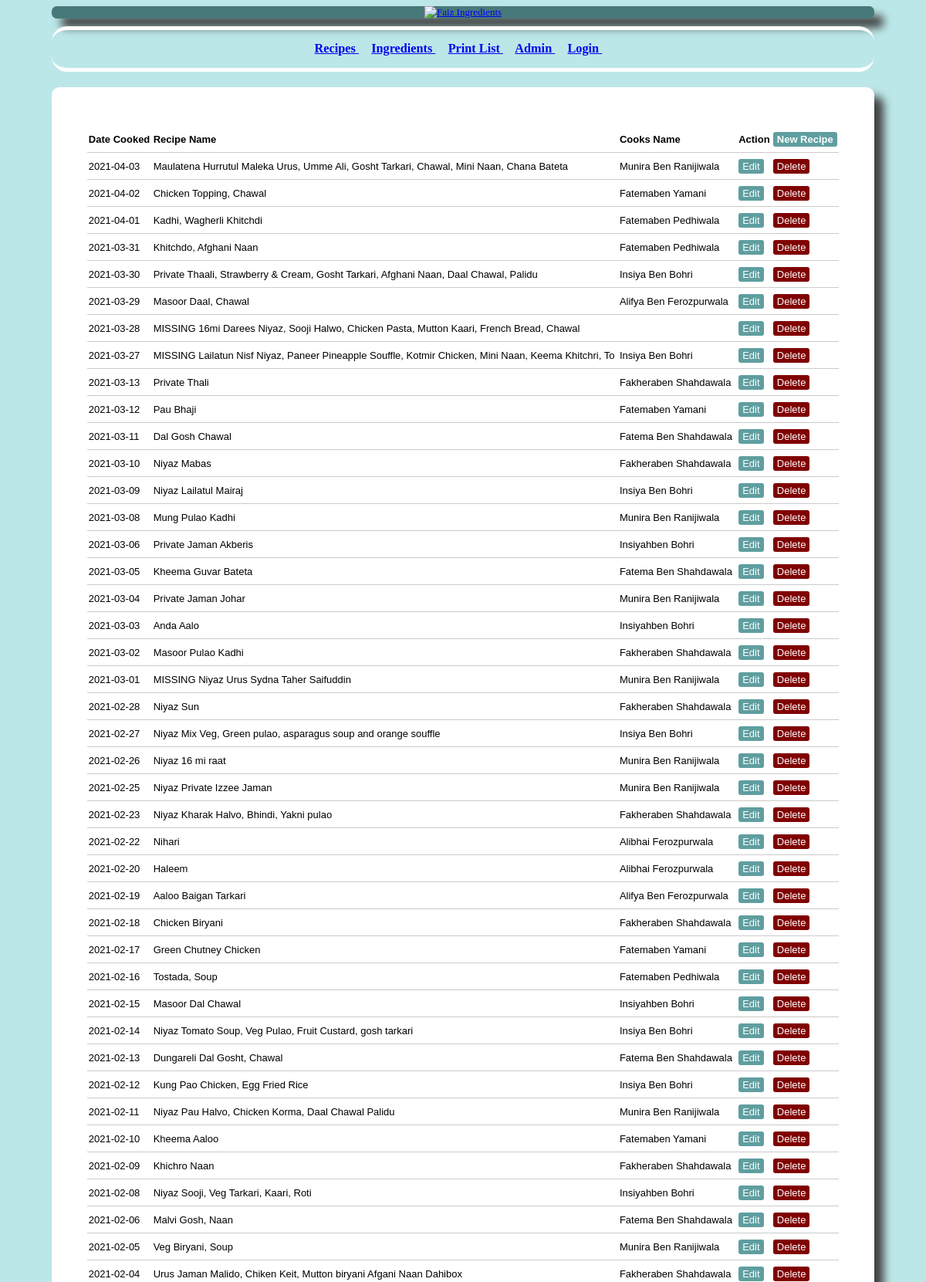
The app's page /recipe_list.php (upper part) with its own data.
### tables this page shows
CREATE TABLE `recipe_master` (
  `recipe_id` int(11) NOT NULL,
  `recipe_name` varchar(100) NOT NULL,
  `cook_name` varchar(30) NOT NULL,
  `date_cooked` date NOT NULL,
  `no_of_people` int(11) NOT NULL,
  `food_type` varchar(30) NOT NULL,
  `is_public` varchar(1) NOT NULL,
  `comments` varchar(300) NOT NULL,
  `time_added` datetime NOT NULL DEFAULT CURRENT_TIMESTAMP,
  `time_updated` datetime NOT NULL DEFAULT CURRENT_TIMESTAMP,
  `cook_id` int(11) NOT NULL
);

### recipe.php (called while the page is built, shortened)
<?php
	require_once('./mysqli_connect.php');
	$results = mysqli_query($dbc, "Select * from recipe_master order by date_cooked desc, cook_name ");
 ?>

### recipe_list.php (the view, shortened to what this page needs)
<?php
	require ("header.php");
	include('./recipe.php');
?>
<table>
	<thead>
		<tr>
			<th>Date Cooked</th>
			<th>Recipe Name</th>
			<th>Cooks Name</th>
			<th >Action</th>
			<th><a class="edit_btn" href="recipe_master.php ?>">New Recipe </a></th>
		</tr>
	</thead>
	<tbody>
		<?php while ($row = mysqli_fetch_array($results)){ ?>
			<tr>
				<td><?php echo $row['date_cooked']; ?></td>
				<td><?php echo $row['recipe_name']; ?> </td>
				<td><?php echo $row['cook_name']; ?></td>
				<td>
					<a class="edit_btn" href="recipe_master.php?edit=<?php echo $row['recipe_id']; ?>">Edit</a>
				</td>
				<td>
					<a class="del_btn" href="recipe.php?del=<?php echo $row['recipe_id']; ?>">Delete</a>
				</td>
			</tr>
		<?php } ?>
	</tbody>
</table>
<?php
	require ("footer.php");
?>

### style.css (style rules this page uses)
body { background-color: #bce7e8; }
table { width: 70%; margin: 30px auto; border-collapse: collapse; text-align: left; }
tr { border-bottom: 1px solid #cbcbcb; }
th, td { border: none; height: 30px; padding: 2px; }
.edit_btn { text-decoration: none; padding: 2px 5px; background: #5F9EA0; color: white; border-radius: 3px; }
.del_btn { text-decoration: none; padding: 2px 5px; color: white; border-radius: 3px; background: #800000; }
@media only screen and (min-width: 468px) { table { width: 90%; } }
@media only screen and (min-width: 700px) { body { font-size: 13px; } }
@media only screen and (min-width: 700px) { table { width: 95%; } }

### records on screen
recipe_master: date_cooked "2021-04-03", recipe_name "Maulatena Hurrutul Maleka Urus, Umme Ali, Gosht Tarkari, Chawal, Mini Naan, Chana Bateta", cook_name "Munira Ben Ranijiwala"
recipe_master: date_cooked "2021-04-02", recipe_name "Chicken Topping, Chawal", cook_name "Fatemaben Yamani"
recipe_master: date_cooked "2021-04-01", recipe_name "Kadhi, Wagherli Khitchdi", cook_name "Fatemaben Pedhiwala"
recipe_master: date_cooked "2021-03-31", recipe_name "Khitchdo, Afghani Naan", cook_name "Fatemaben Pedhiwala"
recipe_master: date_cooked "2021-03-30", recipe_name "Private Thaali, Strawberry & Cream, Gosht Tarkari, Afghani Naan, Daal Chawal, Palidu", cook_name "Insiya Ben Bohri"
recipe_master: date_cooked "2021-03-29", recipe_name "Masoor Daal, Chawal", cook_name "Alifya Ben Ferozpurwala"
recipe_master: date_cooked "2021-03-28", recipe_name "MISSING 16mi Darees Niyaz, Sooji Halwo, Chicken Pasta, Mutton Kaari, French Bread, Chawal"
recipe_master: date_cooked "2021-03-27", recipe_name "MISSING Lailatun Nisf Niyaz, Paneer Pineapple Souffle, Kotmir Chicken, Mini Naan, Keema Khitchri, To", cook_name "Insiya Ben Bohri"
recipe_master: date_cooked "2021-03-13", recipe_name "Private Thali", cook_name "Fakheraben Shahdawala"
recipe_master: date_cooked "2021-03-12", recipe_name "Pau Bhaji", cook_name "Fatemaben Yamani"
recipe_master: date_cooked "2021-03-11", recipe_name "Dal Gosh Chawal", cook_name "Fatema Ben Shahdawala"
recipe_master: date_cooked "2021-03-10", recipe_name "Niyaz Mabas", cook_name "Fakheraben Shahdawala"
recipe_master: date_cooked "2021-03-09", recipe_name "Niyaz Lailatul Mairaj", cook_name "Insiya Ben Bohri"
recipe_master: date_cooked "2021-03-08", recipe_name "Mung Pulao Kadhi", cook_name "Munira Ben Ranijiwala"
recipe_master: date_cooked "2021-03-06", recipe_name "Private Jaman Akberis", cook_name "Insiyahben Bohri"
recipe_master: date_cooked "2021-03-05", recipe_name "Kheema Guvar Bateta", cook_name "Fatema Ben Shahdawala"
recipe_master: date_cooked "2021-03-04", recipe_name "Private Jaman Johar", cook_name "Munira Ben Ranijiwala"
recipe_master: date_cooked "2021-03-03", recipe_name "Anda Aalo", cook_name "Insiyahben Bohri"
recipe_master: date_cooked "2021-03-02", recipe_name "Masoor Pulao Kadhi", cook_name "Fakheraben Shahdawala"
recipe_master: date_cooked "2021-03-01", recipe_name "MISSING Niyaz Urus Sydna Taher Saifuddin", cook_name "Munira Ben Ranijiwala"
recipe_master: date_cooked "2021-02-28", recipe_name "Niyaz Sun", cook_name "Fakheraben Shahdawala"
recipe_master: date_cooked "2021-02-27", recipe_name "Niyaz Mix Veg, Green pulao, asparagus soup and orange souffle", cook_name "Insiya Ben Bohri"
recipe_master: date_cooked "2021-02-26", recipe_name "Niyaz 16 mi raat", cook_name "Munira Ben Ranijiwala"
recipe_master: date_cooked "2021-02-25", recipe_name "Niyaz Private Izzee Jaman", cook_name "Munira Ben Ranijiwala"
recipe_master: date_cooked "2021-02-23", recipe_name "Niyaz Kharak Halvo, Bhindi, Yakni pulao", cook_name "Fakheraben Shahdawala"
recipe_master: date_cooked "2021-02-22", recipe_name "Nihari", cook_name "Alibhai Ferozpurwala"
recipe_master: date_cooked "2021-02-20", recipe_name "Haleem", cook_name "Alibhai Ferozpurwala"
recipe_master: date_cooked "2021-02-19", recipe_name "Aaloo Baigan Tarkari", cook_name "Alifya Ben Ferozpurwala"
recipe_master: date_cooked "2021-02-18", recipe_name "Chicken Biryani", cook_name "Fakheraben Shahdawala"
recipe_master: date_cooked "2021-02-17", recipe_name "Green Chutney Chicken", cook_name "Fatemaben Yamani"
recipe_master: date_cooked "2021-02-16", recipe_name "Tostada, Soup", cook_name "Fatemaben Pedhiwala"
recipe_master: date_cooked "2021-02-15", recipe_name "Masoor Dal Chawal", cook_name "Insiyahben Bohri"
recipe_master: date_cooked "2021-02-14", recipe_name "Niyaz Tomato Soup, Veg Pulao, Fruit Custard, gosh tarkari", cook_name "Insiya Ben Bohri"
recipe_master: date_cooked "2021-02-13", recipe_name "Dungareli Dal Gosht, Chawal", cook_name "Fatema Ben Shahdawala"
recipe_master: date_cooked "2021-02-12", recipe_name "Kung Pao Chicken, Egg Fried Rice", cook_name "Insiya Ben Bohri"
recipe_master: date_cooked "2021-02-11", recipe_name "Niyaz Pau Halvo, Chicken Korma, Daal Chawal Palidu", cook_name "Munira Ben Ranijiwala"
recipe_master: date_cooked "2021-02-10", recipe_name "Kheema Aaloo", cook_name "Fatemaben Yamani"
recipe_master: date_cooked "2021-02-09", recipe_name "Khichro Naan", cook_name "Fakheraben Shahdawala"
recipe_master: date_cooked "2021-02-08", recipe_name "Niyaz Sooji, Veg Tarkari, Kaari, Roti", cook_name "Insiyahben Bohri"
recipe_master: date_cooked "2021-02-06", recipe_name "Malvi Gosh, Naan", cook_name "Fatema Ben Shahdawala"
recipe_master: date_cooked "2021-02-05", recipe_name "Veg Biryani, Soup", cook_name "Munira Ben Ranijiwala"
recipe_master: date_cooked "2021-02-04", recipe_name "Urus Jaman Malido, Chiken Keit, Mutton biryani Afgani Naan Dahibox", cook_name "Fakheraben Shahdawala"
